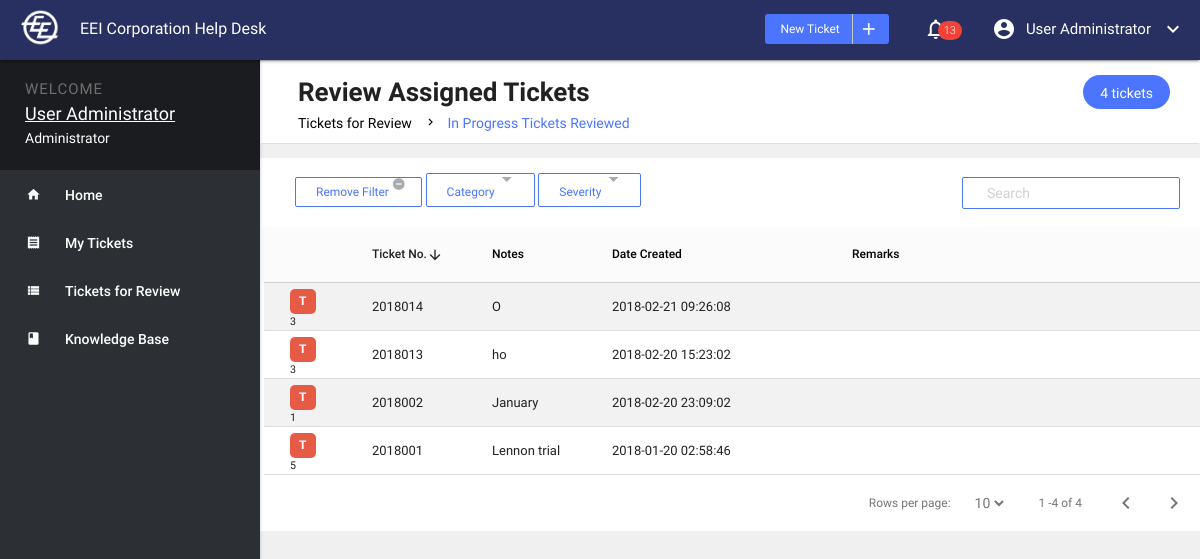
Screenshot of /review-inprogress-tickets.php (signed in) with the database file from the repository.
### tables this page shows
CREATE TABLE `ticket_t` (
  `ticket_id` int(3) UNSIGNED ZEROFILL NOT NULL,
  `ticket_number` int(11) NOT NULL,
  `ticket_title` varchar(40) NOT NULL,
  `date_prepared` timestamp NOT NULL DEFAULT CURRENT_TIMESTAMP ON UPDATE CURRENT_TIMESTAMP,
  `ticket_type` enum('Service','User Access') DEFAULT NULL,
  `ticket_category` enum('Technicals','Access','Network') DEFAULT NULL,
  `severity_level` int(1) DEFAULT NULL,
  `ticket_status` int(1) DEFAULT NULL,
  `date_assigned` datetime NOT NULL,
  `date_required` datetime DEFAULT NULL,
  `remarks` varchar(250) DEFAULT NULL,
  `resolution_date` date DEFAULT NULL,
  `user_id` int(5) NOT NULL,
  `ticket_agent_id` int(5) DEFAULT NULL,
  `it_group_manager_id` int(5) DEFAULT NULL
);

### review-inprogress-tickets.php (the view, shortened to what the rows shown need)
<!DOCTYPE html>
<html>
<head>
  <?php include 'templates/css_resources.php' ?>
</head>
  <body>
    <?php include 'templates/sidenav.php'; ?>
    <div class="col s12 m12 l12" id="content">
      <div class="main-content">
        <div class="material-table" id="my-tickets">
            <table id="datatable" class="striped">
              <?php
              if ($_SESSION['user_type']=='Administrator') {?>
                <thead>
                  <tr>
                    <th></th>
                    <th>Ticket No.</th>
                    <th>Notes</th>
                    <th>Date Created</th>
                    <th>Remarks</th>
                  </tr>
                </thead>
                <tbody>
                <?php
                   $query = "SELECT * FROM ticket_t WHERE ticket_status=6";
                   $result = mysqli_query($db,$query);?>
                    <?php while($row = mysqli_fetch_assoc($result)){
                      switch($row['ticket_category'])
                       {
                           case("Technicals"):
                               $class = 'ticket_cat_t';
                               break;
                       } ?>
                     <tr class='clickable-row' data-href="details.php?id=<?php echo $row['ticket_id']?>">
                       <td id="type"><span class="<?php echo $class?>"> <?php echo $row['ticket_category'][0]?></span><p style="margin-top:25px;margin-bottom:-5px;font-size:8pt;"><?php echo $row['severity_level']?></p> </td>
                       <td> <?php echo $row['ticket_number']?>  </td>
                       <td> <?php echo $row['ticket_title']?>   </td>
                       <td> <?php echo $row['date_prepared']?>  </td>
                       <td> <?php echo $row['remarks'] ?>       </td>
                     </tr>
                    <?php
                  }}
              elseif ($_SESSION['user_type']=='Access Group Manager') {?>
                <?php
                $query = "SELECT * FROM user_access_ticket_t uat LEFT JOIN ticket_t t USING(ticket_id) WHERE t.ticket_status=6";
                $result = mysqli_query($db,$query);
                while($row = mysqli_fetch_assoc($result)){
                  switch($row['ticket_category'])
                   {
                       case("Technicals"):
                           $class = 'ticket_cat_t';
                           break;
                       case("Access"):
                          $class = 'ticket_cat_a';
                          break;
                       case("Network"):
                         $class = 'ticket_cat_n';
                         break;
                       case(""):
                         $class = 'ticket_cat_blank';
                         break;
                   }
                  $date_required = $row['date_required'];
                  date_default_timezone_set('Asia/Manila');
                  $date1 = new DateTime(date('Y-m-d H:i:s'));
                  $date2 = new DateTime($date_required);
                  $interval = $date1->diff($date2);
                ?>
                  <tbody>
                   <tr class='clickable-row' data-href="details.php?id=<?php echo $row['ticket_id']?>">
                     <td id="type">
                       <?php if ($date1<$date2) { ?>
                         <span class="<?php echo $class?>"> <?php echo $row['ticket_category'][0]?></span>
                         <p style="margin-top:25px;margin-bottom:-5px;font-size:8pt;"><?php echo $row['severity_level']?></p>
                         <?php } else{ ?>
                         <i id= "warning" class="material-icons">report</i>
                         <p style="margin-top:25px;margin-bottom:-5px;font-size:8pt;"><?php echo $row['severity_level']?></p>
                       <?php }?>
                     </td>
                     <td> <?php echo $row['ticket_number']?>  </td>
                     <td> <?php echo $row['date_prepared'] ?> </td>
                     <td>
                       <?php if ($date1<$date2) {echo $interval->days . " days" . $interval->format(" %h hours");} else{echo "Overdue by" . "<br>" . $interval->days . " days" . $interval->format(" %h hours");} ?>
                     </td>
                     <td> <?php echo $row['dept_proj']?>         </td>
                     <td> <?php echo $row['access_type']?>  </td>
                   </tr>
                 </tbody>
              <?php }}
              elseif ($_SESSION['user_type']=='Technicals Group Manager') {?>
                <?php
                  $query = "SELECT * FROM ticket_t t LEFT JOIN service_ticket_t USING (ticket_id) WHERE t.ticket_status=6";
                  $result = mysqli_query($db,$query);?>
                    <?php while($row = mysqli_fetch_assoc($result)){
                      switch($row['ticket_category'])
                       {
                           case("Technicals"):
                               $class = 'ticket_cat_t';
                               break;
                           case("Access"):
                              $class = 'ticket_cat_a';
                              break;
                           case("Network"):
                             $class = 'ticket_cat_n';
                             break;
                           case(""):
                             $class = 'ticket_cat_blank';
                             break;
                       }
                      ?>
                      <?php $date_required = $row['date_required'];
                      date_default_timezone_set('Asia/Manila');
                      $date1 = new DateTime(date('Y-m-d H:i:s'));
                      $date2 = new DateTime($date_required);
                      $interval = $date1->diff($date2);
                       ?>
                       <tr class='clickable-row' data-href="details.php?id=<?php echo $row['ticket_id']?>">
                         <td id="type">
                           <?php if ($date1<$date2) {?>
                           <span class="<?php echo $class?>"> <?php echo $row['ticket_category'][0]?></span>
                           <p style="margin-top:25px;margin-bottom:-5px;font-size:8pt;"><?php echo $row['severity_level']?></p>
                         <?php } else { ?>
                          <i id= "warning" class="material-icons">report</i>
                          <p style="margin-top:25px;margin-bottom:-5px;font-size:8pt;"><?php echo $row['severity_level']?></p> <?php }?>
                         </td>
                         <td> <?php echo $row['ticket_number']?>  </td>
                         <td> <?php echo $row['ticket_status']?>  </td>
                         <td> <?php echo $row['ticket_title']?>   </td>
                         <td> <?php echo $row['date_prepared']?>  </td>
                         <td>
                           <?php if ($date1<$date2) {echo $interval->days . " days" . $interval->format(" %h hours");} else{echo "Overdue by" . "<br>" . $interval->days . " days" . $interval->format(" %h hours");} ?>
                         </td>
                         </td>
                         <td> <?php echo $row['remarks'] ?>       </td>
                       </tr>
                </tbody>
              <?php }}
              elseif ($_SESSION['user_type']=='Network Group Manager') {?>
                  <?php
                  $query = "SELECT * FROM ticket_t t WHERE ticket_category='Network' AND ticket_status=6";
                    $result = mysqli_query($db,$query);?>
                    <?php while($row = mysqli_fetch_assoc($result)){
                      switch($row['ticket_category'])
                       {
                           case("Technicals"):
                               $class = 'ticket_cat_t';
                               break;
                           case("Access"):
                              $class = 'ticket_cat_a';
                              break;
                           case("Network"):
                             $class = 'ticket_cat_n';
                             break;
                           case(""):
                             $class = 'ticket_cat_blank';
                             break;
                       }
                      ?>
                      <?php $date_required = $row['date_required'];
                      date_default_timezone_set('Asia/Manila');
                      $date1 = new DateTime(date('Y-m-d H:i:s'));
                      $date2 = new DateTime($date_required);
                      $interval = $date1->diff($date2);
                       ?>
                       <tr class='clickable-row' data-href="details.php?id=<?php echo $row['ticket_id']?>">
                         <td id="type">
                           <?php if ($date1<$date2) {?>
                           <span class="<?php echo $class?>"> <?php echo $row['ticket_category'][0]?></span><p style="margin-top:25px;margin-bottom:-5px;font-size:8pt;"><?php echo $row['severity_level']?></p>
                         <?php } else{?>
                          <i id= "warning" class="material-icons">report</i> <p style="margin-top:25px;margin-bottom:-5px;font-size:8pt;"><?php echo $row['severity_level']?></p> <?php }?>
                         </td>
                         <td> <?php echo $row['ticket_number']?>  </td>
                         <td> <?php echo $row['ticket_status']?>  </td>
                         <td> <?php echo $row['ticket_title']?>   </td>
                         <td> <?php echo $row['date_prepared']?>  </td>
                         <td>
                           <?php if ($date1<$date2) {echo $interval->days . " days" . $interval->format(" %h hours");} else{echo "Overdue by" . "<br>" . $interval->days . " days" . $interval->format(" %h hours");} ?>
                         </td>
                          </td>
                         <td> <?php echo $row['remarks'] ?>       </td>
                       </tr>
                     </tbody>
              <?php }}
              elseif ($_SESSION['user_type'] == 'Technician') {
                $query = "SELECT * FROM ticket_t t LEFT JOIN service_ticket_t USING (ticket_id) WHERE t.ticket_status=6 AND t.ticket_agent_id = '".$_SESSION['user_id']."'";
                ?>
                <?php
                   $result = mysqli_query($db,$query);
                   while($row = mysqli_fetch_assoc($result)){
                      switch($row['ticket_category'])
                       {
                           case("Technicals"):
                               $class = 'ticket_cat_t';
                               break;
                           case("Access"):
                              $class = 'ticket_cat_a';
                              break;
                           case("Network"):
                             $class = 'ticket_cat_n';
                             break;
                           case(""):
                             $class = 'ticket_cat_blank';
                             break;
                       }?>
                       <?php $date_required = $row['date_required'];
                       date_default_timezone_set('Asia/Manila');
                       $date1 = new DateTime(date('Y-m-d H:i:s'));
                       $date2 = new DateTime($date_required);
                       $interval = $date1->diff($date2);
                        ?>
                     <tr class='clickable-row' data-href="details.php?id=<?php echo $row['ticket_id']?>">
                       <td id="type">
                         <?php if ($date1<$date2) {?>
                         <span class="<?php echo $class?>"> <?php echo $row['ticket_category'][0]?></span><p style="margin-top:25px;margin-bottom:-5px;font-size:8pt;"><?php echo $row['severity_level']?></p>
                       <?php } else{?>
                        <i id= "warning" class="material-icons">report</i> <p style="margin-top:25px;margin-bottom:-5px;font-size:8pt;"><?php echo $row['severity_level']?></p> <?php }?>
                       </td>
                       <td> <?php echo $row['ticket_number']?>  </td>
                       <td><span class="badge new"><?php echo $row['ticket_status']?>  </span></td>
                       <td> <?php echo $row['ticket_title']?>   </td>
                       <td> <?php echo $row['date_prepared']?>  </td>
                       <td>
                         <?php if ($date1<$date2) {echo $interval->days . " days" . $interval->format(" %h hours");} else{echo "Overdue by" . "<br>" . $interval->days . " days" . $interval->format(" %h hours");} ?>
                       </td>
                        </td>
                       <td> <?php echo $row['remarks'] ?>       </td>
                     </tr>
                   </tbody>
               <?php }}
              elseif ($_SESSION['user_type'] == 'Network Engineer') {
                $query = "SELECT * FROM ticket_t WHERE ticket_status=6 AND t.ticket_agent_id = '".$_SESSION['user_id']."'";
                 ?>
                 <?php
                    $result = mysqli_query($db,$query);
                    while($row = mysqli_fetch_assoc($result)){
                       switch($row['ticket_category'])
                        {
                            case("Technicals"):
                                $class = 'ticket_cat_t';
                                break;
                            case("Access"):
                               $class = 'ticket_cat_a';
                               break;
                            case("Network"):
                              $class = 'ticket_cat_n';
                              break;
                            case(""):
                              $class = 'ticket_cat_blank';
                              break;
                        }?>
                        <?php $date_required = $row['date_required'];
                        date_default_timezone_set('Asia/Manila');
                        $date1 = new DateTime(date('Y-m-d H:i:s'));
                        $date2 = new DateTime($date_required);
                        $interval = $date1->diff($date2);
                         ?>
                      <tr class='clickable-row' data-href="details.php?id=<?php echo $row['ticket_id']?>">
                        <td id="type">
                          <?php if ($date1<$date2) {?>
                          <span class="<?php echo $class?>"> <?php echo $row['ticket_category'][0]?></span>
                          <p style="margin-top:25px;margin-bottom:-5px;font-size:8pt;"><?php echo $row['severity_level']?></p>
                        <?php } else {?>
                         <i id= "warning" class="material-icons">report</i>
                         <p style="margin-top:25px;margin-bottom:-5px;font-size:8pt;"><?php echo $row['severity_level']?></p>
                        <?php }?>
                        </td>
                        <td> <?php echo $row['ticket_number']?>  </td>
                        <td> <span class="badge new"><?php echo $row['ticket_status']?></span></td>
                        <td> <?php echo $row['ticket_title']?>   </td>
                        <td> <?php echo $row['date_prepared']?>  </td>
                        <td>
                          <?php if ($date1<$date2) {echo $interval->days . " days" . $interval->format(" %h hours");} else{echo "Overdue by" . "<br>" . $interval->days . " days" . $interval->format(" %h hours");} ?>
                        </td>
                        </td>
                        <td> <?php echo $row['remarks'] ?>       </td>
                      </tr>
                    <?php }}?>
                </tbody>
            </table>
        </div>
      </div>
    </div>
  </body>
</html>

### rows the page displays
ticket_t: ticket_category "T", severity_level "5", ticket_number "2018001", ticket_title "Lennon trial", date_prepared "2018-01-20 02:58:46"
ticket_t: ticket_category "T", severity_level "1", ticket_number "2018002", ticket_title "January", date_prepared "2018-02-20 23:09:02"
ticket_t: ticket_category "T", severity_level "3", ticket_number "2018013", ticket_title "ho", date_prepared "2018-02-20 15:23:02"
ticket_t: ticket_category "T", severity_level "3", ticket_number "2018014", ticket_title "O", date_prepared "2018-02-21 09:26:08"

### other values shown
$count "13"
$_SESSION['first_name'] "User"
$_SESSION['last_name'] "Administrator"
$_SESSION['user_type'] "Administrator"
$row['count'] "4"
